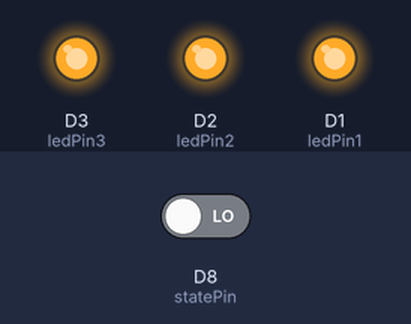
This program was run on a simulated ESP8266 (NodeMCU). On the bench: output pins drawn as LEDs (lit = HIGH). Dashed ring = blinking. The inputs (shaded band) are chosen by the test bench; at power-on: D8 (statePin) LOW.

Above: at 1.2 s.
1.3 s: D8 (statePin) driven HIGH
At 2.8 s:
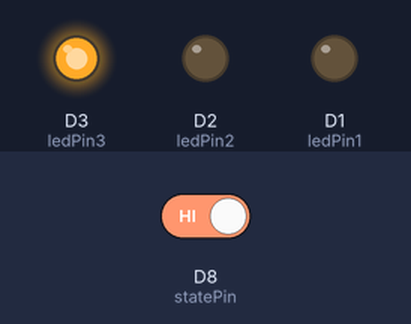
4.3 s: D8 (statePin) driven LOW
At 5.1 s:
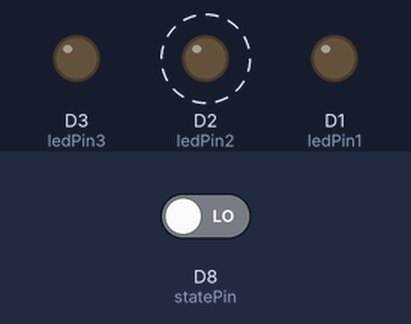
At 5.9 s:
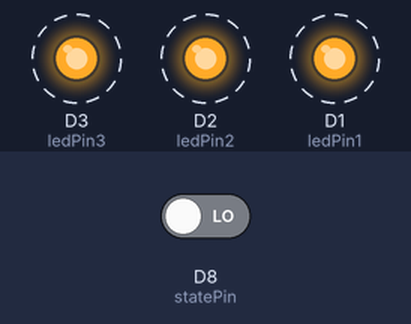
Timing chart, 0 to 13.3 s (numbered marks = the images above; inputs shaded):
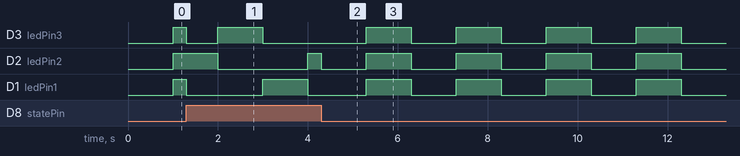

The program:

main.cpp
```cpp
#include <Arduino.h>

int ledPin1 = D1;
int ledPin2 = D2;
int ledPin3 = D3;

int statePin = D8;

int ledState1 = LOW;
int ledState2 = LOW;
int ledState3 = LOW;

int problemNo = 1;

unsigned long perviousMillis = 0;

const long interval = 1000;

void setup() {
  pinMode(ledPin1, OUTPUT);
  pinMode(ledPin2, OUTPUT);
  pinMode(ledPin3, OUTPUT);
  pinMode(statePin, INPUT);
}

void loop() {
  if (digitalRead(statePin) == HIGH) {
    problemNo = 2;
  } else {
    problemNo = 1;
  }

  if (problemNo == 1) {
    unsigned long currentMillis = millis();

    if (currentMillis - perviousMillis >= interval) {
      perviousMillis = currentMillis;

      if (ledState1 == LOW) {
        ledState1 = HIGH;
        ledState2 = HIGH;
        ledState3 = HIGH;
      } else {
        ledState1 = LOW;
        ledState2 = LOW;
        ledState3 = LOW;
      }

      digitalWrite(ledPin1, ledState1);
      digitalWrite(ledPin2, ledState2);
      digitalWrite(ledPin3, ledState3);
    }

  } else if (problemNo == 2) {
    unsigned long currentMillis = millis();

    if (currentMillis / interval % 3 == 0) {
      digitalWrite(ledPin1, HIGH);
      digitalWrite(ledPin2, LOW);
      digitalWrite(ledPin3, LOW);
    } else if (currentMillis / interval % 3 == 1) {
      digitalWrite(ledPin1, LOW);
      digitalWrite(ledPin2, HIGH);
      digitalWrite(ledPin3, LOW);
    } else if (currentMillis / interval % 3 == 2) {
      digitalWrite(ledPin1, LOW);
      digitalWrite(ledPin2, LOW);
      digitalWrite(ledPin3, HIGH);
    }
  }

}
```

Measured:
- after the input at 4.3 s, D3 (ledPin3), D1 (ledPin1): alternates HIGH for 1.0 s and LOW for 1.0 s, starting after 1.0 s; D2 (ledPin2): alternates HIGH for 1.0 s and LOW for 1.0 s, starting at once
